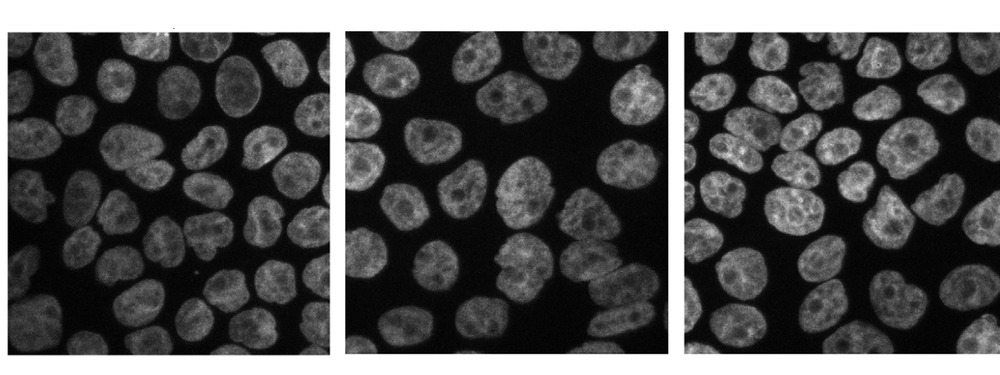
%> input picture s7/cellsegmentationcompetition.png, 1000 x 375 px, shrunk from 1726 x 648 before the run
$ octave --eval "result = examen(imread('cellsegmentationcompetition.png'));"   (GNU Octave 9; MATLAB toolbox functions it lacks are replaced by stand-ins)
%> lines starting %> are read from the running program, lines starting %| are printed output that depends on the picture; in (x1, y1, x2, y2) boxes, pixels count from 0 and x2, y2 are one past the last pixel; in counts of white or black regions, pixels touching at a corner belong together; the program's own positions count from 1
function [ I ] = examen(I)
    [w, h, ~] = size(I);
%> w = 375; h = 1000

    GLI = rgb2gray(I);
    % Remove frames (pure white)
    GLI(GLI == 255) = 0;
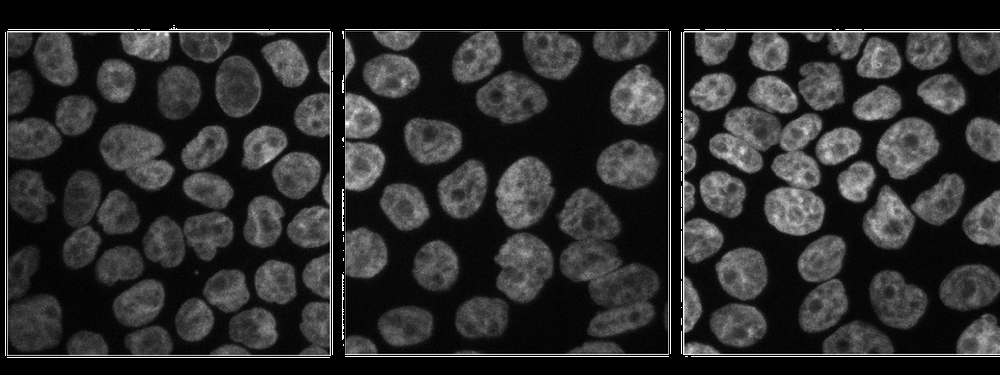
%> GLI: size 375x1000 uint8; min 0, max 254, mean 44.1
    BW = GLI > 20;
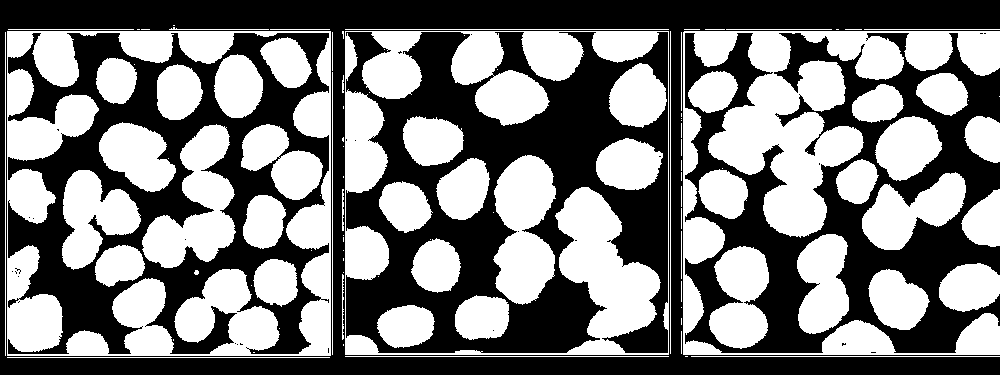
%> BW: size 375x1000 logical; 48.7% white; 105 white regions (45 under 20 px), largest, box (x1, y1, x2, y2) and area: (7, 31, 331, 356) 32435, (683, 31, 1000, 355) 30907, (345, 31, 669, 355) 29012

    SE = strel('disk', 5);
    % Remove little residuals
    BW = imopen(BW, SE);
%> BW: size 375x1000 logical; 46.3% white; 79 white regions, largest, box (x1, y1, x2, y2) and area: (708, 61, 863, 236) 13755, (556, 187, 660, 338) 8624, (494, 155, 556, 304) 6720
    BW = imfill(BW, 'holes');
%> BW: size 375x1000 logical; 46.3% white; 79 white regions, largest, box (x1, y1, x2, y2) and area: (708, 61, 863, 236) 13756, (556, 187, 660, 338) 8625, (494, 155, 556, 304) 6720

    DT = bwdist(~BW, 'euclidean');
    DT = -DT;
    DT(~BW) = Inf;
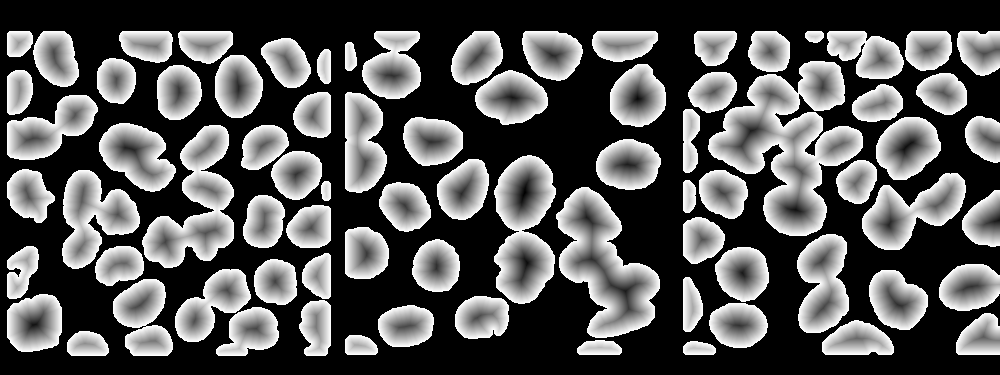
%> DT: size 375x1000 single; 53.69% of the values are NaN or infinite; the others: min -28.43, max -1, mean -8.03; drawn with min black, max white, NaN and infinite black

    IM = imhmin(DT, 1);

    WS = watershed(IM);
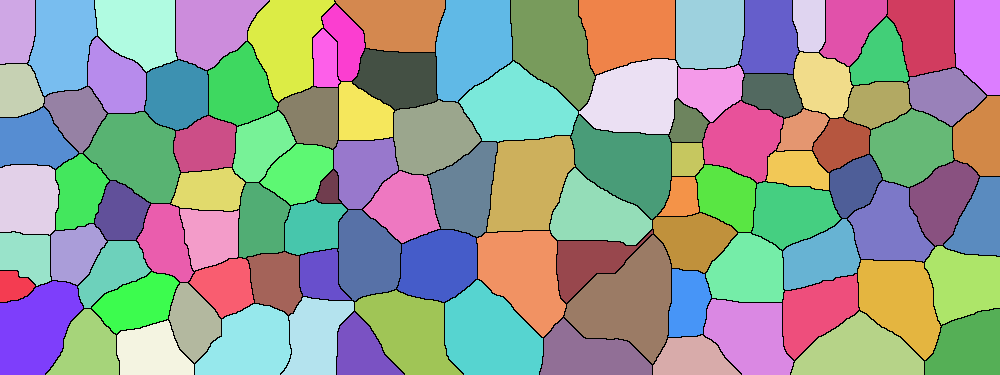
%> WS: size 375x1000 uint8; 104 distinct labels, from 0 to 103; one colour per label, 0 black
    WS(~BW) = 0;
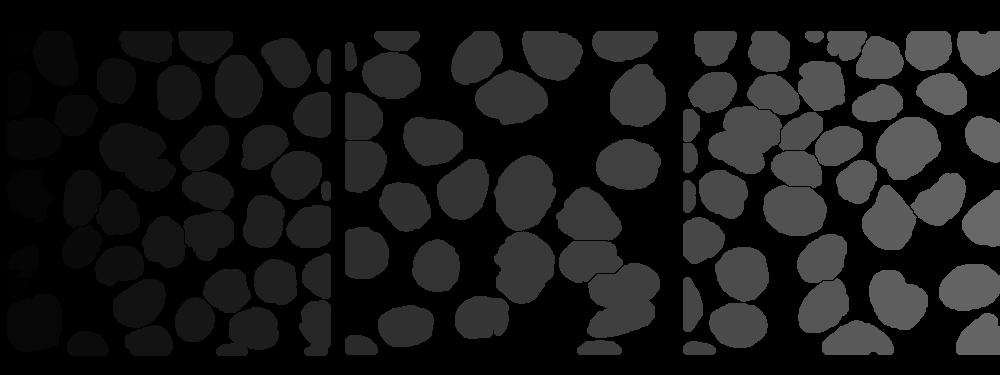
%> WS: size 375x1000 uint8; min 0, max 103, mean 24.8
    WS = WS > 0;
%> WS: size 375x1000 logical; 46.2% white; 103 white regions, largest, box (x1, y1, x2, y2) and area: (587, 263, 660, 338) 4035, (99, 123, 176, 192) 3500, (494, 155, 556, 231) 3451

    % Create edges to paint into original image
    Edges = bwmorph(WS, 'remove');
%> Edges: size 375x1000 logical; 3.7% white in thin lines or dots, all inside (x1, y1, x2, y2) = (7, 31, 1000, 356)
    SE = strel('disk', 1);
    Edges = imdilate(Edges, SE);
%> Edges: size 375x1000 logical; 10.9% white; 68 white regions, largest, box (x1, y1, x2, y2) and area: (707, 30, 864, 237) 3362, (94, 124, 235, 287) 1954, (555, 186, 661, 356) 1915
    Edges = Edges * 255;
    Zeros = zeros(w, h);
    % Convert to RGB matrix
    Edges = cat(3, Zeros, Edges, Zeros);
%> Edges: size 375x1000x3 double
    Edges = uint8(Edges);
%> Edges: size 375x1000x3 uint8
    % Soft edges with a Gaussian filter
    Edges = imgaussfilt(Edges, 1);
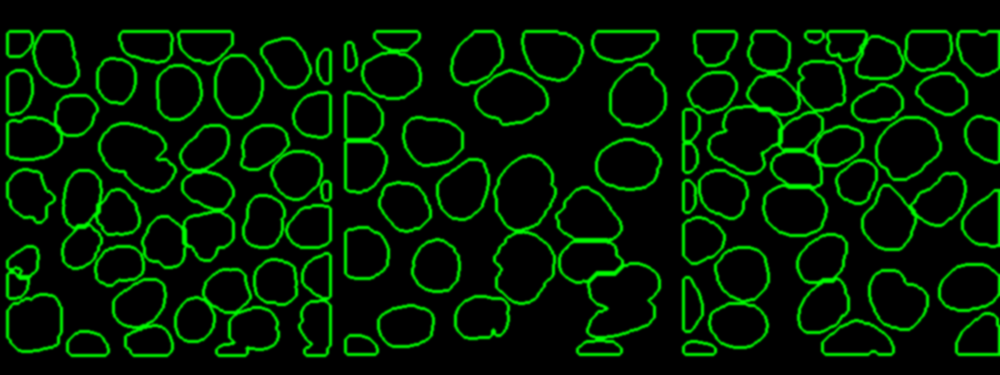
%> Edges: size 375x1000x3 uint8; mean R, G, B 0, 27.9, 0; mean of the top-left, top-right, bottom-left and bottom-right quarters 9.2, 9.4, 10, 8.5

    % Set markers
    I = I + Edges;
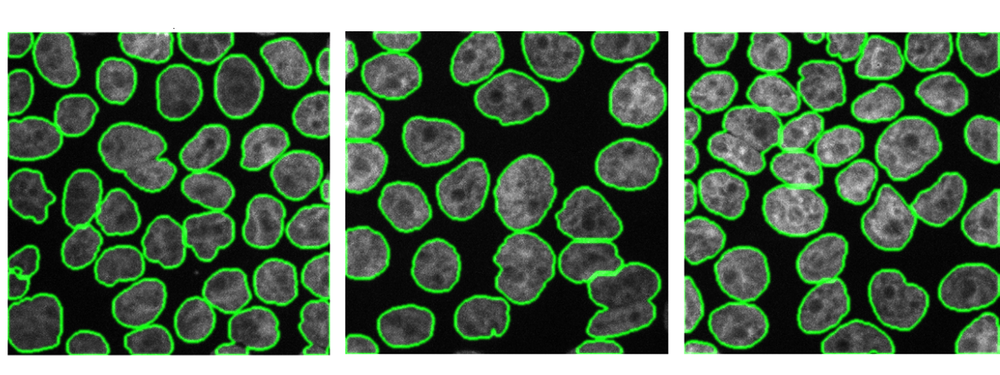
%> I: size 375x1000x3 uint8; mean R, G, B 84, 109.6, 84
end
